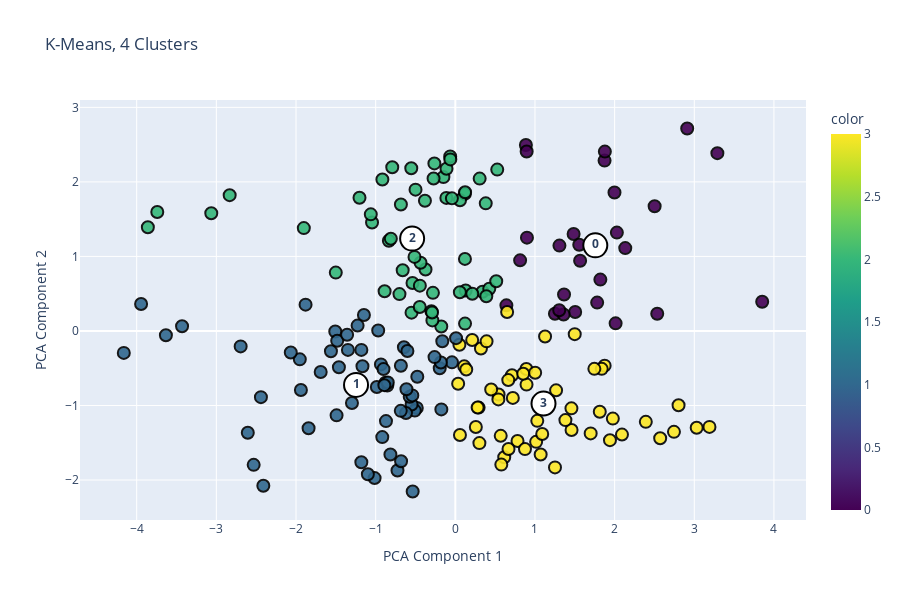

Here is the notebook cell this chart was saved with:
### Markdown cell above
## Clustering for Optimal k = 4 (As per Elbow Method)

### Code cell
kmeans_4 = KMeans(n_clusters=4, init='k-means++', random_state=42)
kmeans_4.fit_predict(reduced_features)

fig = px.scatter(x=reduced_features[:, 0], y=reduced_features[:, 1], color=kmeans_4.labels_, 
                 color_continuous_scale=px.colors.sequential.Viridis, 
                 title='K-Means, 4 Clusters')
fig.update_traces(marker=dict(size=12, opacity=0.9, line=dict(width=2, color='Black')))

centers_4 = kmeans_4.cluster_centers_

for i, c in enumerate(centers_4):
    fig.add_scatter(x=[c[0]], y=[c[1]], mode='markers+text', text=[f"<b>{i}</b>"], textposition='middle center', 
                    marker=dict(symbol='circle', size=24, color='white', line=dict(color='black', width=2)), showlegend=False)

fig.update_layout(xaxis_title='PCA Component 1', yaxis_title='PCA Component 2', width=900, height=600)
fig.show()

### Figure 1 — Plotly figure (JSON) as saved in the notebook; plotly's stock layout.template omitted (floating-point values rounded to 4 significant figures; data arrays with more than 128 entries replaced by an {"elided": "..."} marker saying what was removed)
{"data": [{"hovertemplate": "x=%{x}<br>y=%{y}<br>color=%{marker.color}<extra></extra>", "legendgroup": "", "marker": {"color": {"elided": "200 int values"}, "coloraxis": "coloraxis", "line": {"color": "Black", "width": 2}, "opacity": 0.9, "size": 12, "symbol": "circle"}, "mode": "markers", "name": "", "orientation": "v", "showlegend": false, "type": "scatter", "x": {"elided": "200 float values"}, "xaxis": "x", "y": {"elided": "200 float values"}, "yaxis": "y"}, {"marker": {"color": "white", "line": {"color": "black", "width": 2}, "size": 24, "symbol": "circle"}, "mode": "markers+text", "showlegend": false, "text": ["<b>0</b>"], "textposition": "middle center", "type": "scatter", "x": [1.757], "y": [1.149]}, {"marker": {"color": "white", "line": {"color": "black", "width": 2}, "size": 24, "symbol": "circle"}, "mode": "markers+text", "showlegend": false, "text": ["<b>1</b>"], "textposition": "middle center", "type": "scatter", "x": [-1.246], "y": [-0.7235]}, {"marker": {"color": "white", "line": {"color": "black", "width": 2}, "size": 24, "symbol": "circle"}, "mode": "markers+text", "showlegend": false, "text": ["<b>2</b>"], "textposition": "middle center", "type": "scatter", "x": [-0.5421], "y": [1.239]}, {"marker": {"color": "white", "line": {"color": "black", "width": 2}, "size": 24, "symbol": "circle"}, "mode": "markers+text", "showlegend": false, "text": ["<b>3</b>"], "textposition": "middle center", "type": "scatter", "x": [1.107], "y": [-0.9743]}], "layout": {"coloraxis": {"colorbar": {"title": {"text": "color"}}, "colorscale": [[0, "#440154"], [0.1111, "#482878"], [0.2222, "#3e4989"], [0.3333, "#31688e"], [0.4444, "#26828e"], [0.5556, "#1f9e89"], [0.6667, "#35b779"], [0.7778, "#6ece58"], [0.8889, "#b5de2b"], [1, "#fde725"]]}, "height": 600, "legend": {"tracegroupgap": 0}, "title": {"text": "K-Means, 4 Clusters"}, "width": 900, "xaxis": {"anchor": "y", "domain": [0, 1], "title": {"text": "PCA Component 1"}}, "yaxis": {"anchor": "x", "domain": [0, 1], "title": {"text": "PCA Component 2"}}}}
